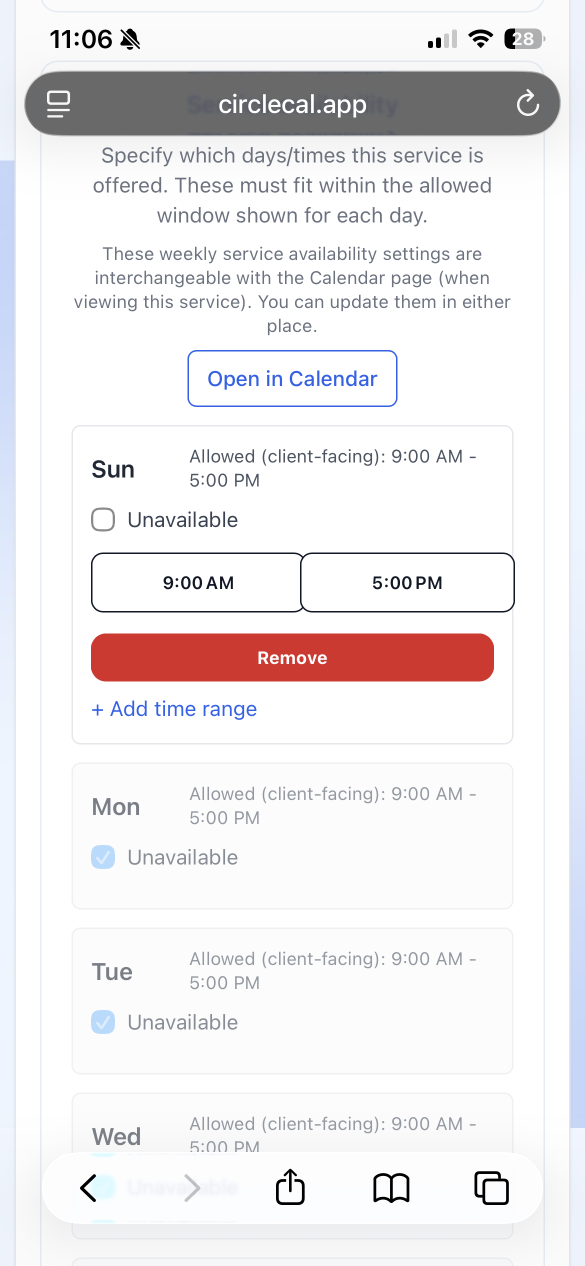
#> input picture circlecalproject/IMG_2549.PNG, 1170 x 2532 px (shown at 1/2 size)
$ python appstore_screenshot_prep.py --in ../IMG_2549.PNG --out out --device iphone
#> lines starting #> are read from the running program, lines starting #| are printed output that depends on the picture
"""Prepare App Store Connect screenshots from source screenshots.

This script DOES NOT capture screenshots; it only converts existing images
(PNG/JPG) into the exact pixel sizes App Store Connect accepts.

Typical workflow (Windows-friendly):
1) Install your build from TestFlight on an iPhone/iPad.
2) Capture screenshots on-device.
3) Copy the images to your PC (e.g., via iCloud Photos, USB, or email).
4) Run this script to output correctly-sized PNGs for upload.

Examples:
  python circlecalproject/scripts/appstore_screenshot_prep.py --in ./raw --out ./out --device iphone
  python circlecalproject/scripts/appstore_screenshot_prep.py --in ./raw --out ./out --device ipad

By default, generates ALL accepted sizes for the selected device family.
"""

from __future__ import annotations

import argparse
import glob
import os
import re
import sys
from dataclasses import dataclass
from pathlib import Path
from typing import Iterable, List, Sequence, Tuple


try:
    from PIL import Image, ImageColor, ImageOps
except Exception as exc:  # pragma: no cover
    raise SystemExit(
        "Missing dependency: Pillow. Install it with: pip install pillow\n"
        f"Original error: {exc}"
    )


@dataclass(frozen=True)
class TargetSize:
    name: str
    width: int
    height: int


IPHONE_ACCEPTED: Sequence[TargetSize] = (
    # App Store Connect groups modern iPhones under "6.5" Display" and accepts multiple sizes.
    TargetSize("1242x2688", 1242, 2688),
    TargetSize("2688x1242", 2688, 1242),
    TargetSize("1284x2778", 1284, 2778),
    TargetSize("2778x1284", 2778, 1284),
)

IPAD_ACCEPTED: Sequence[TargetSize] = (
    TargetSize("2064x2752", 2064, 2752),
    TargetSize("2752x2064", 2752, 2064),
    TargetSize("2048x2732", 2048, 2732),
    TargetSize("2732x2048", 2732, 2048),
)


def _iter_input_files(input_path: str) -> List[Path]:
    p = Path(input_path)
    if p.is_dir():
        patterns = ["*.png", "*.jpg", "*.jpeg", "*.webp"]
        files: List[Path] = []
        for pat in patterns:
            files.extend(sorted(p.glob(pat)))
        return files

    # glob or single file
    matches = glob.glob(input_path)
    if matches:
        return [Path(m) for m in sorted(matches)]

    if p.exists():
        return [p]

    return []


def _safe_stem(name: str) -> str:
    stem = Path(name).stem
    stem = re.sub(r"[^a-zA-Z0-9._-]+", "_", stem).strip("._-")
    return stem or "screenshot"


def _parse_hex_color(value: str) -> Tuple[int, int, int]:
    try:
        rgb = ImageColor.getrgb(value)
    except ValueError as exc:
        raise argparse.ArgumentTypeError(f"Invalid color '{value}': {exc}")

    if isinstance(rgb, int):
        # grayscale
        return (rgb, rgb, rgb)

    if len(rgb) >= 3:
        return (rgb[0], rgb[1], rgb[2])

    raise argparse.ArgumentTypeError(f"Invalid color '{value}'")


def _crop_top(img: Image.Image, *, crop_top_px: int = 0, crop_top_ratio: float = 0.0) -> Image.Image:
    if crop_top_px < 0:
        crop_top_px = 0
    if crop_top_ratio < 0:
        crop_top_ratio = 0.0

    w, h = img.size
    if w <= 0 or h <= 0:
        return img

    px = crop_top_px
    if crop_top_ratio:
        px = max(px, int(round(h * float(crop_top_ratio))))

    # Keep at least 1px height.
    px = min(max(0, int(px)), max(0, h - 1))
    if px <= 0:
        return img
    return img.crop((0, px, w, h))


def _contain_on_canvas(
    img: Image.Image,
    target_w: int,
    target_h: int,
    bg_rgb: Tuple[int, int, int],
    *,
    crop_top_px: int = 0,
    crop_top_ratio: float = 0.0,
) -> Image.Image:
    # Normalize orientation from EXIF and ensure RGB output (App Store accepts PNG/JPG; avoid alpha).
    img = ImageOps.exif_transpose(img)
    if img.mode not in ("RGB", "RGBA"):
        img = img.convert("RGBA")

    # Optional: crop out the iOS status bar / top chrome.
    img = _crop_top(img, crop_top_px=crop_top_px, crop_top_ratio=crop_top_ratio)

    # Scale to fit within target without cropping.
    src_w, src_h = img.size
    if src_w == 0 or src_h == 0:
        raise ValueError("Invalid image with zero dimension")

    scale = min(target_w / src_w, target_h / src_h)
    new_w = max(1, int(round(src_w * scale)))
    new_h = max(1, int(round(src_h * scale)))
    resized = img.resize((new_w, new_h), resample=Image.Resampling.LANCZOS)

    # Composite onto background.
    canvas = Image.new("RGB", (target_w, target_h), bg_rgb)
    offset_x = (target_w - new_w) // 2
    offset_y = (target_h - new_h) // 2

    if resized.mode == "RGBA":
        canvas.paste(resized, (offset_x, offset_y), mask=resized.split()[-1])
    else:
        canvas.paste(resized, (offset_x, offset_y))

    return canvas


def _write_outputs(
    src_file: Path,
    out_dir: Path,
    device: str,
    targets: Sequence[TargetSize],
    index: int,
    bg_rgb: Tuple[int, int, int],
    crop_top_px: int,
    crop_top_ratio: float,
) -> None:
#> called with device = 'iphone', index = 1, bg_rgb = (0, 0, 0), crop_top_px = 0, crop_top_ratio = 0
    stem = _safe_stem(src_file.name)

    with Image.open(src_file) as im:
#> im is the input picture: PIL image 1170x2532 RGB; mean R, G, B 238.1, 235.3, 236.9
        for t in targets:
            device_dir = out_dir / device / t.name
            device_dir.mkdir(parents=True, exist_ok=True)
            out_name = f"{index:02d}_{stem}_{t.name}.png"
            out_path = device_dir / out_name
            out_img = _contain_on_canvas(
                im,
                t.width,
                t.height,
                bg_rgb,
                crop_top_px=crop_top_px,
                crop_top_ratio=crop_top_ratio,
            )
            out_img.save(out_path, format="PNG", optimize=True)
#> this loop made 4 passes
#> pass 2, in _contain_on_canvas (call 2), `resized = img.resize((new_w, new_h), resample=Image.Resampling.LANCZOS)`:
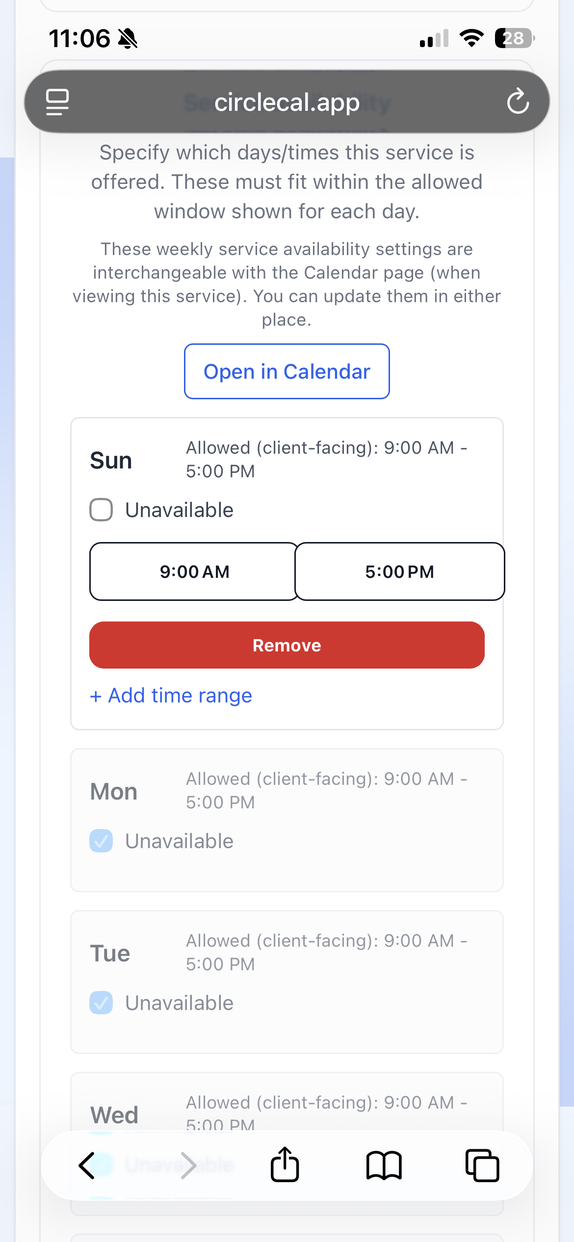
#> resized: PIL image 574x1242 RGB; mean R, G, B 237.9, 235.1, 236.7
#> after the loop:
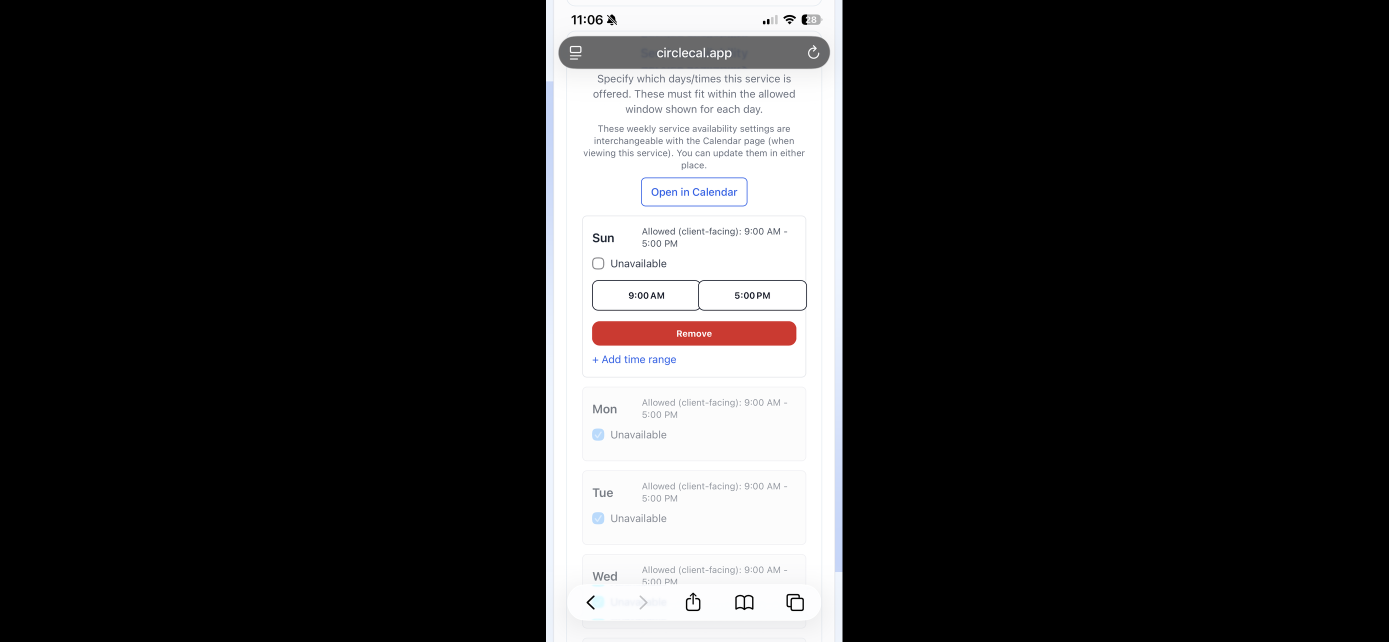
#> out_img: PIL image 2778x1284 RGB (shown at 1/2 size); mean R, G, B 50.8, 50.2, 50.5


def main(argv: Sequence[str] | None = None) -> int:
    parser = argparse.ArgumentParser(description="Prepare App Store Connect screenshots (resize/pad to accepted sizes).")
    parser.add_argument("--in", dest="input_path", required=True, help="Input directory, glob, or single image file")
    parser.add_argument("--out", dest="out_dir", required=True, help="Output directory")
    parser.add_argument(
        "--device",
        choices=["iphone", "ipad"],
        required=True,
        help="Which App Store Connect screenshot group to generate",
    )
    parser.add_argument(
        "--bg",
        type=_parse_hex_color,
        default="#000000",
        help="Background color used for padding (default: #000000)",
    )
    parser.add_argument(
        "--crop-top-px",
        type=int,
        default=0,
        help="Crop this many pixels off the top before resizing (default: 0)",
    )
    parser.add_argument(
        "--crop-top-ratio",
        type=float,
        default=0.0,
        help="Crop this fraction of the image height off the top before resizing (default: 0.0)",
    )

    args = parser.parse_args(argv)

    input_files = _iter_input_files(args.input_path)
    if not input_files:
        print(f"No images found for input: {args.input_path}", file=sys.stderr)
        return 2

    out_dir = Path(args.out_dir)
    out_dir.mkdir(parents=True, exist_ok=True)

    targets = IPHONE_ACCEPTED if args.device == "iphone" else IPAD_ACCEPTED

    if args.crop_top_px and args.crop_top_ratio:
        print("Use only one of --crop-top-px or --crop-top-ratio (not both)", file=sys.stderr)
        return 2

    print(f"Found {len(input_files)} image(s). Generating {len(targets)} size(s) per image...")
    for idx, f in enumerate(input_files, start=1):
        try:
            _write_outputs(
                f,
                out_dir,
                args.device,
                targets,
                idx,
                args.bg,
                int(args.crop_top_px or 0),
                float(args.crop_top_ratio or 0.0),
            )
            print(f"OK  {f}")
        except Exception as exc:
            print(f"FAIL {f} :: {exc}", file=sys.stderr)

    print(f"Done. Output written to: {out_dir.resolve()}")
    return 0


if __name__ == "__main__":
    raise SystemExit(main())
#> (the program exits here)
